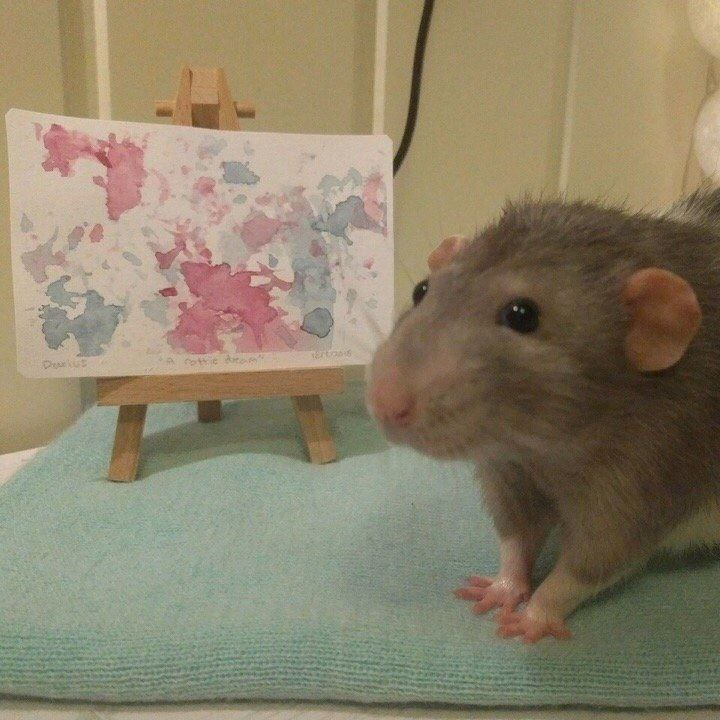
%> input picture lab-3/rat1.jpg, 720 x 720 px
$ octave lab3_pilar_gray.m   (GNU Octave 9; MATLAB toolbox functions it lacks are replaced by stand-ins)
%> lines starting %> are read from the running program, lines starting %| are printed output that depends on the picture; in (x1, y1, x2, y2) boxes, pixels count from 0 and x2, y2 are one past the last pixel; in counts of white or black regions, pixels touching at a corner belong together; the program's own positions count from 1
rat=rgb2gray(imread('rat1.jpg'));
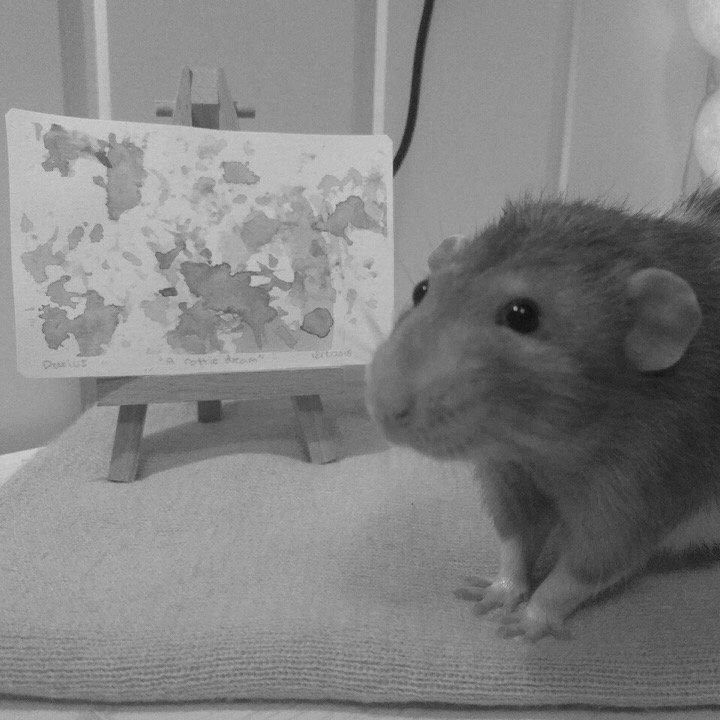
%> rat: size 720x720 uint8; min 5, max 216, mean 129.9

subplot(5, 2, 1);
imshow(rat);
title('original');
subplot(5, 2, 2);
imhist(rat);

rat=im2double(rat);
%> rat: size 720x720 double

N = 3;
intensity_range = linspace(min(rat(:)), max(rat(:)), N + 1);
%> intensity_range = [0.0196 0.295 0.571 0.847]
rat_new_1 = im2double(zeros(size(rat)));
for i = 1:N
    lower_bound = intensity_range(i);
    upper_bound = intensity_range(i + 1);
    mask = (rat >= lower_bound) & (rat < upper_bound);
    rat_new_1(mask) = (rat(mask) - lower_bound) / (upper_bound - lower_bound);
end
%> this loop made 3 passes
%> (lower_bound, upper_bound) on passes 1 to 3: (0.0196, 0.295), (0.295, 0.571), (0.571, 0.847)
%> pass 1, `mask = (rat >= lower_bound) & (rat < upper_bound);`:
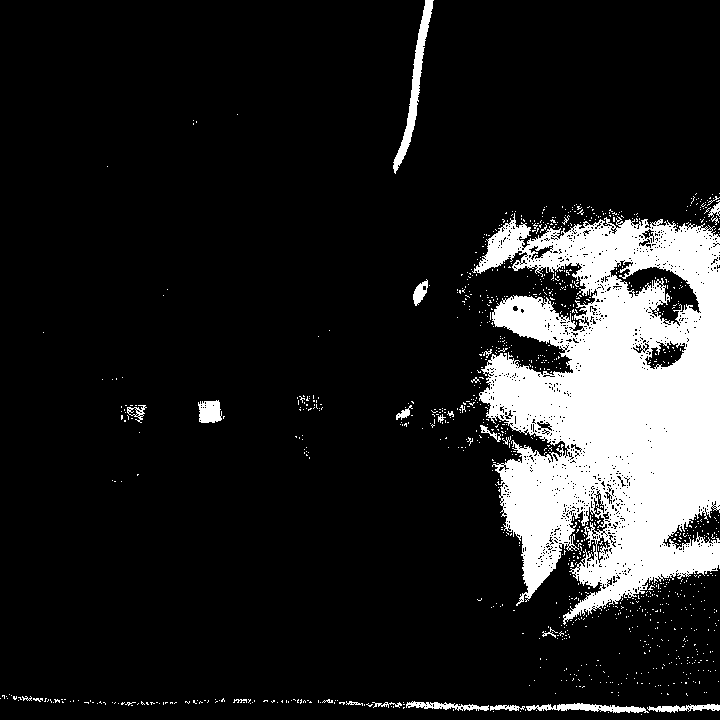
%> mask: size 720x720 logical; 13.7% white; 1062 white regions (1036 under 20 px), largest, box (x1, y1, x2, y2) and area: (472, 213, 720, 625) 64368, (393, 0, 434, 174) 1400, (526, 703, 649, 713) 641
%> pass 2, `mask = (rat >= lower_bound) & (rat < upper_bound);`:
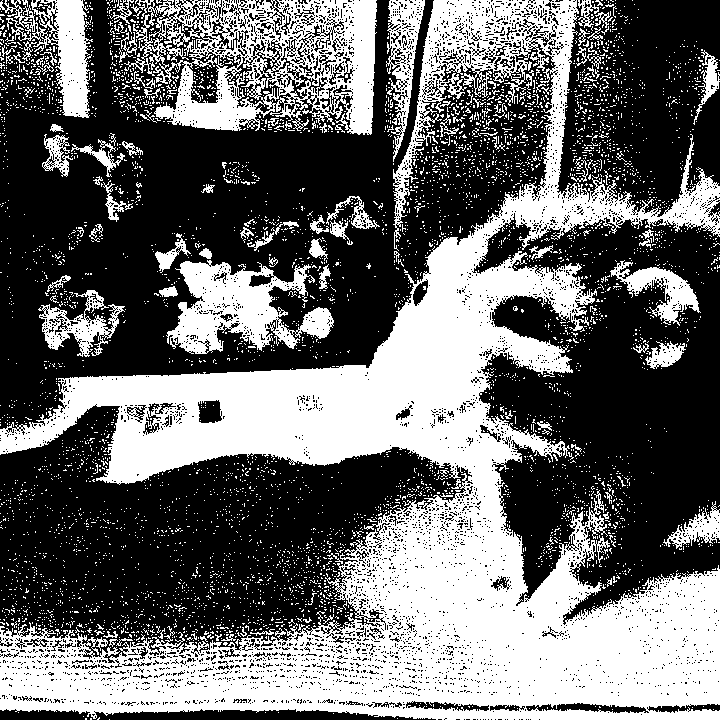
%> mask: size 720x720 logical; 41.5% white; 5157 white regions (5037 under 20 px), largest, box (x1, y1, x2, y2) and area: (0, 0, 720, 720) 155741, (124, 0, 377, 135) 17839, (166, 260, 334, 354) 7995
%> after the loop:
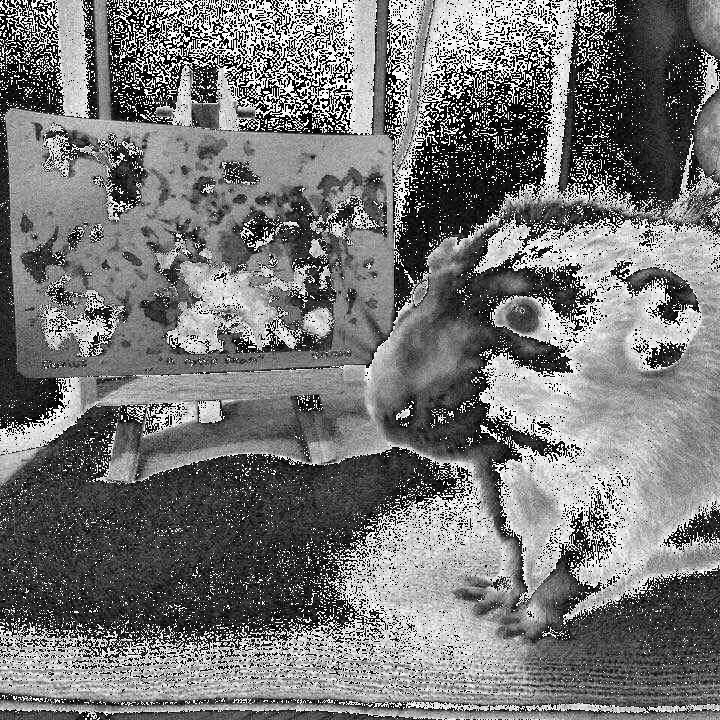
%> rat_new_1: size 720x720 double; min 0, max 0.995, mean 0.465


subplot(5, 2, 3);
imshow(rat_new_1);
title('contrast');
subplot(5, 2, 4);
imhist(rat_new_1);

rat_new_2 = im2double(zeros(size(rat)));
lower_bound = 0.2;
upper_bound = 0.4;
mask = (rat >= lower_bound) & (rat < upper_bound);
%> mask: size 720x720 logical; 21.9% white; 1372 white regions (1331 under 20 px), largest, box (x1, y1, x2, y2) and area: (380, 188, 720, 698) 94329, (115, 393, 368, 481) 6143, (0, 692, 720, 718) 5822
rat_new_2(mask) = (rat(mask) - lower_bound) / (upper_bound - lower_bound);
rat_new_2(rat < lower_bound | rat >= upper_bound) = 0.5;
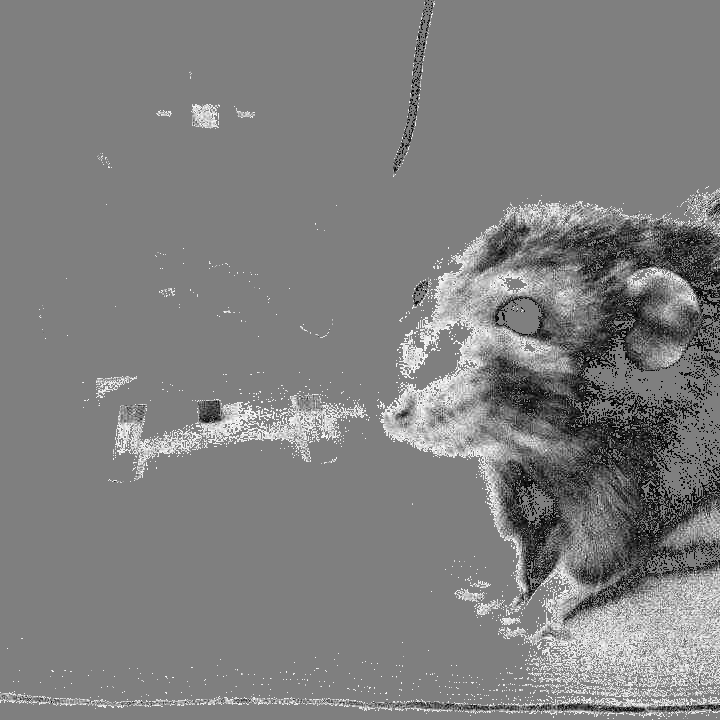
%> rat_new_2: size 720x720 double; min 0, max 0.98, mean 0.502


subplot(5, 2, 5);
imshow(rat_new_2);
title('contrast');
subplot(5, 2, 6);
imhist(rat_new_2);

rat_new_3 = im2double(zeros(size(rat)));
lower_bound = 0.2;
upper_bound = 0.4;
mask = (rat >= lower_bound) & (rat < upper_bound);
rat_new_3(mask) = (rat(mask) - lower_bound) / (upper_bound - lower_bound);
rat_new_3(rat < lower_bound | rat >= upper_bound) = 0.0;


subplot(5, 2, 7);
imshow(rat_new_3);
title('contrast');
subplot(5, 2, 8);
imhist(rat_new_3);

rat_new_4 = im2double(zeros(size(rat)));
lower_bound = 0.2;
upper_bound = 0.4;
mask = (rat >= lower_bound) & (rat < upper_bound);
rat_new_4(mask) = (rat(mask) - lower_bound) / (upper_bound - lower_bound);
rat_new_4(rat < lower_bound | rat >= upper_bound) = 1.0;
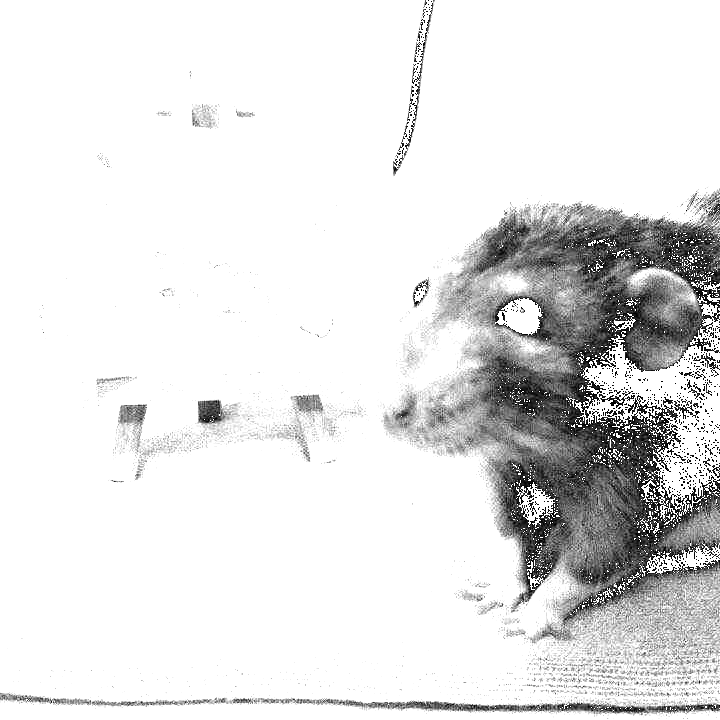
%> rat_new_4: size 720x720 double; min 0, max 1, mean 0.892


subplot(5, 2, 9);
imshow(rat_new_4);
title('contrast');
subplot(5, 2, 10);
imhist(rat_new_4);
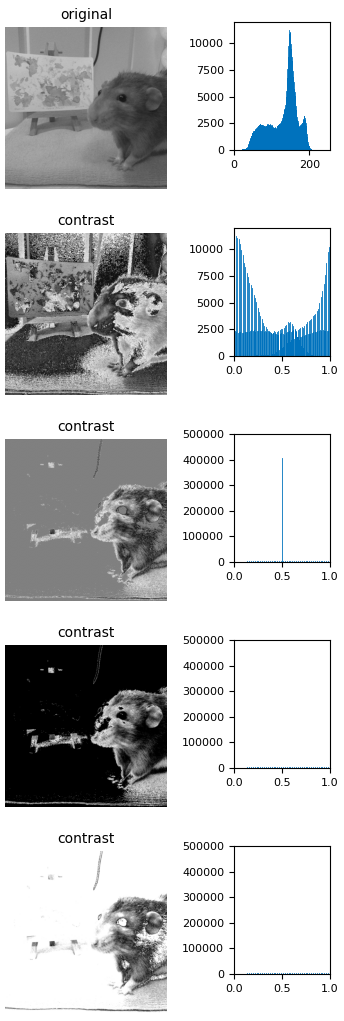
%> figure redrawn from the program's plot data, 10 panels

$ run again, with lab-3/rat2.jpg copied over lab-3/rat1.jpg
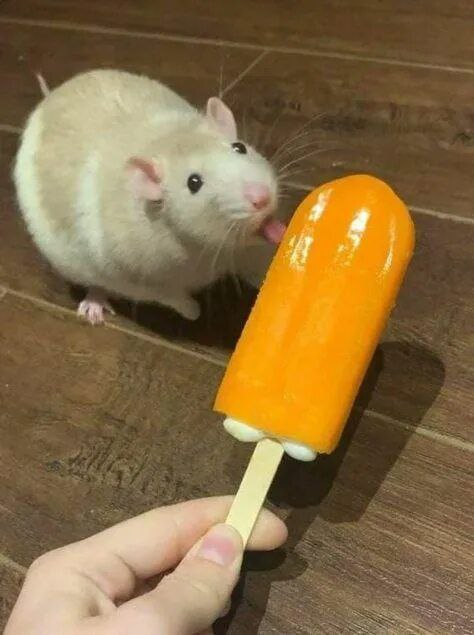
%> input picture lab-3/rat2.jpg, 474 x 635 px
%> intensity_range = [0.0549 0.366 0.677 0.988]
%> the loop `for i = 1:N` made 3 passes
%> (lower_bound, upper_bound) on passes 1 to 3: (0.0549, 0.366), (0.366, 0.677), (0.677, 0.988)
%> pass 1, `mask = (rat >= lower_bound) & (rat < upper_bound);`:
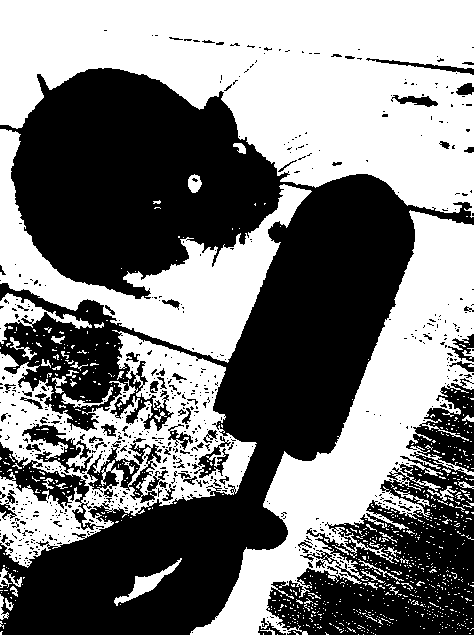
%> mask: size 635x474 logical; 49.3% white; 883 white regions (827 under 20 px), largest, box (x1, y1, x2, y2) and area: (0, 0, 474, 218) 63718, (190, 210, 474, 635) 34837, (0, 330, 257, 568) 23508
%> `rat_new_4(rat < lower_bound | rat >= upper_bound) = 1.0;`:
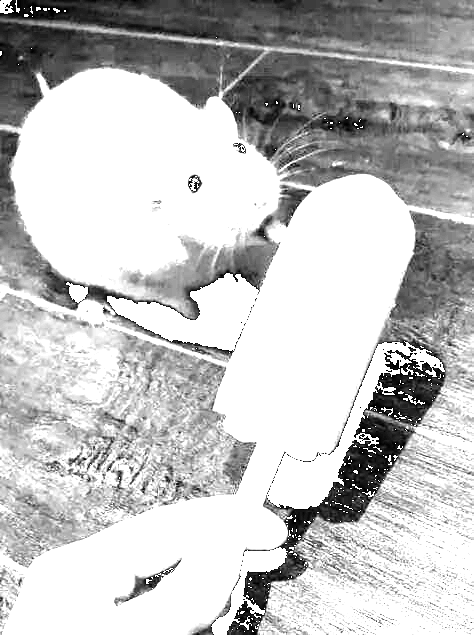
%> rat_new_4: size 635x474 double; min 0, max 1, mean 0.759
